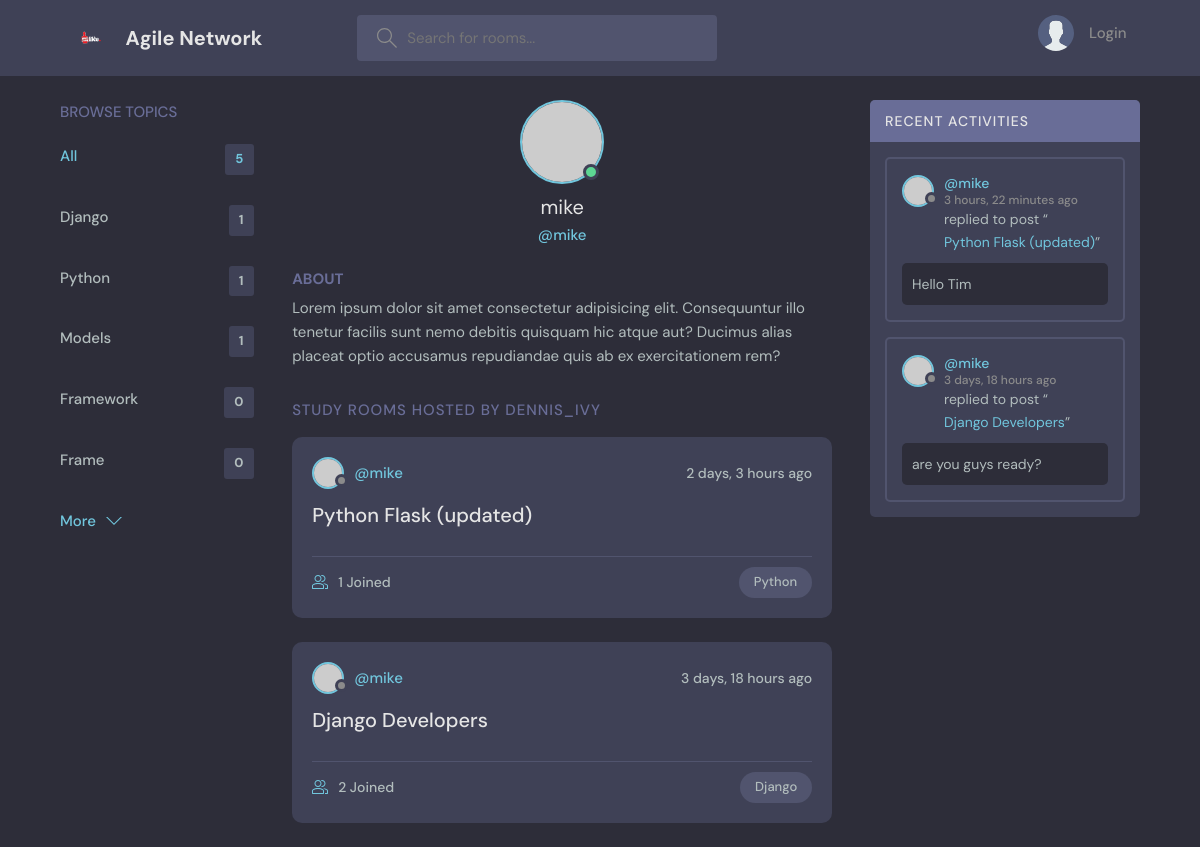
Page /profile/1/ on the committed database.
### base/models.py (models this page shows, shortened)
class Topic(models.Model):
    name = models.CharField(max_length=200)

class Room(models.Model):
    host = models.ForeignKey(User, on_delete=models.SET_NULL, null=True)
    topic = models.ForeignKey(Topic, on_delete=models.SET_NULL, null=True)
    name = models.CharField(max_length=200)
    description = models.TextField(null=True, blank=True)
    participants = models.ManyToManyField(User, related_name='participants', blank=True)
    updated = models.DateTimeField(auto_now=True)
    created = models.DateTimeField(auto_now_add=True)
    class Meta:
        ordering = ['-updated', '-created']
    def __str__(self):
        return self.name

class Message(models.Model):
    user = models.ForeignKey(User, on_delete=models.CASCADE)
    room = models.ForeignKey(Room, on_delete=models.CASCADE)
    body = models.TextField()
    updated = models.DateTimeField(auto_now=True)
    created = models.DateTimeField(auto_now_add=True)
    class Meta:
        ordering = ['-updated', '-created']

### base/views.py (the view)
# urls.py: path('profile/<str:pk>/', views.UserProfile, name='user-profile'),
def UserProfile(request, pk):
    user = User.objects.get(id=pk)
    rooms = user.room_set.all()
    room_messages = user.message_set.all()
    topics = Topic.objects.all()
    context = {'user': user, 'rooms': rooms, 'room_messages': room_messages, 'topics': topics}
    return render(request, 'base/profile.html', context)

### base/templates/base/profile.html (shortened to what this page needs)
{% extends 'main.html' %}
{% block content %}
  <main class="profile-page layout layout--3">
    <div class="container">
      {% include 'base/topics.html' %}
      <div class="roomList">
        <div class="profile">
          <div class="profile__avatar">
            <div class="avatar avatar--large active">
              <img src="https://randomuser.me/api/portraits/men/11.jpg" />
            </div>
          </div>
          <div class="profile__info">
            <h3>{{user.username}}</h3>
            <p>@{{user.username}}</p>
          </div>
          <div class="profile__about">
            <h3>About</h3>
            <p>
              Lorem ipsum dolor sit amet consectetur adipisicing elit. Consequuntur illo tenetur
              facilis sunt nemo debitis quisquam hic atque aut? Ducimus alias placeat optio
              accusamus repudiandae quis ab ex exercitationem rem?
            </p>
          </div>
        </div>
        <div class="roomList__header">
          <div>
            <h2>Study Rooms Hosted by dennis_ivy</a>
            </h2>
          </div>
        </div>
        {% include 'base/feeds.html' %}
      </div>
      {% include 'base/activities.html' %}
    </div>
  </main>
{% endblock content %}

### templates/main.html (shortened to what this page needs)
<!DOCTYPE html>
{% load static %}
<html lang="en">
  <head>
    <link rel="stylesheet" href="{% static 'styles/main.css' %}" />
  </head>
  <body>
    {% include 'navbar.html' %}
    {% block content %}
    {% endblock %}
  </body>
</html>

### templates/navbar.html (shortened to what this page needs)
{% load static %}
<header class="header header--loggedIn">
    <div class="container">
      <a href="{% url 'home' %}" class="header__logo">
        <img src="{% static 'images/logo.png' %}" />
        <h1>Agile Network</h1>
      </a>
      <form class="header__search" method="GET" action="{% url 'home' %}">
        <label>
          <input name="q" placeholder="Search for rooms..." />
        </label>
      </form>
      <nav class="header__menu">
        {% if request.user.is_authenticated %}
        <div class="header__user">
          <a href="{% url 'user-profile' request.user.id %}">
            <div class="avatar avatar--medium active">
              <img src="https://randomuser.me/api/portraits/men/37.jpg" />
            </div>
            <p>{{request.user.username}} <span>@{{request.user.username}}</span></p>
          </a>
          <button class="dropdown-button">
            <svg version="1.1" xmlns="http://www.w3.org/2000/svg" width="32" height="32" viewBox="0 0 32 32">
              <title>chevron-down</title>
              <path d="M16 21l-13-13h-3l16 16 16-16h-3l-13 13z"></path>
            </svg>
          </button>
        </div>
        {% else %}
        <a href="{% url 'login' %}">
          <img src="{% static 'images/avatar.svg' %}" />
          <p>Login</p>
        </a>
        {% endif %}
      </nav>
    </div>
  </header>

### base/templates/base/topics.html
<div class="topics">
    <div class="topics__header">
      <h2>Browse Topics</h2>
    </div>
    <ul class="topics__list">
      <li>
        <a href="{% url 'home' %}" class="active">All <span>{{topics.count}}</span></a>
      </li>
      {% for topic in topics %}
      <li>
        <a href="{% url 'home' %}?q={{topic.name}}">{{topic.name}} <span>{{topic.room_set.all.count}}</span></a>
      </li>
      {% endfor %}
    </ul>
    <a class="btn btn--link" href="{% url 'topics' %}">
      More
      <svg version="1.1" xmlns="http://www.w3.org/2000/svg" width="32" height="32" viewBox="0 0 32 32">
        <title>chevron-down</title>
        <path d="M16 21l-13-13h-3l16 16 16-16h-3l-13 13z"></path>
      </svg>
    </a>
  </div>

### base/templates/base/feeds.html (shortened to what this page needs)
{% for room in rooms %}
<div class="roomListRoom">
    <div class="roomListRoom__header">
      <a href="{% url 'user-profile' room.host.id %}" class="roomListRoom__author">
        <div class="avatar avatar--small">
          <img src="https://randomuser.me/api/portraits/women/11.jpg" />
        </div>
        <span>@{{room.host.username}}</span>
      </a>
      <div class="roomListRoom__actions">
        <span>{{room.created | timesince}} ago</span>
      </div>
    </div>
    <div class="roomListRoom__content">
      <a href="{% url 'room' room.id %}">{{room.name}}</a>
    </div>
    <div class="roomListRoom__meta">
      <a href="{% url 'room' room.id %}" class="roomListRoom__joined">
        {{room.participants.all.count}} Joined
      </a>
      <p class="roomListRoom__topic">{{room.topic.name}}</p>
    </div>
  </div>
{% endfor %}

### base/templates/base/activities.html (shortened to what this page needs)
<div class="activities">
    <div class="activities__header">
      <h2>Recent Activities</h2>
    </div>
    {% for message in room_messages %}
    <div class="activities__box">
      <div class="activities__boxHeader roomListRoom__header">
        <a href="{% url 'user-profile' message.user.id %}" class="roomListRoom__author">
          <div class="avatar avatar--small">
            <img src="https://randomuser.me/api/portraits/women/11.jpg" />
          </div>
          <p>
            @{{message.user}}
            <span>{{message.created | timesince}} ago</span>
          </p>
        </a>
      </div>
      <div class="activities__boxContent">
        <p>replied to post “<a href="{% url 'room' message.room.id %}">{{message.room}}</a>”</p>
        <div class="activities__boxRoomContent">
          {{message.body}}
        </div>
      </div>
    </div>
    {% endfor %}
  </div>

### rows in the picture
Topic: name "Django", room_set.all.count "1"
Topic: name "Python", room_set.all.count "1"
Topic: name "Models", room_set.all.count "1"
Topic: name "Framework", room_set.all.count "0"
Topic: name "Frame", room_set.all.count "0"
Room: host.username "mike", created "2 days, 3 hours", name "Python Flask (updated)", participants.all.count "1", topic.name "Python"
Room: host.username "mike", created "3 days, 18 hours", name "Django Developers", participants.all.count "2", topic.name "Django"
Message: user "mike", created "3 hours, 22 minutes", room "Python Flask (updated)", body "Hello Tim"
Message: user "mike", created "3 days, 18 hours", room "Django Developers", body "are you guys ready?"

### other values in the picture
{{ topics.count }} "5"
{{ user.username }} "mike"
